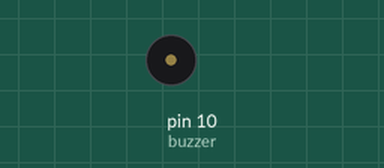
Recording of a sketch running on a simulated Arduino Uno, built with avr-gcc and run on an emulated ATmega328P. Shown: buzzer (waves = sounding, pin HIGH).

Above: at 0.5 s.
Timing chart, 0 to 4.6 s (numbered marks = the images above):
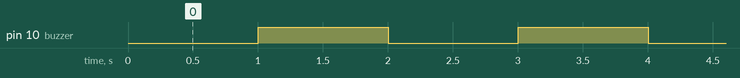

The sketch:

Project2.1.ino
```cpp
//This is very similar to the blinking led program

int buzzer = 10;

void setup() {
  pinMode(buzzer, OUTPUT);
}

void loop() {
  digitalWrite(buzzer, LOW);
  delay(1000);
  digitalWrite(buzzer, HIGH);
  delay(1000);
}
```

Measured:
- by itself, pin 10 (buzzer): alternates HIGH for 1.0 s and LOW for 1.0 s
